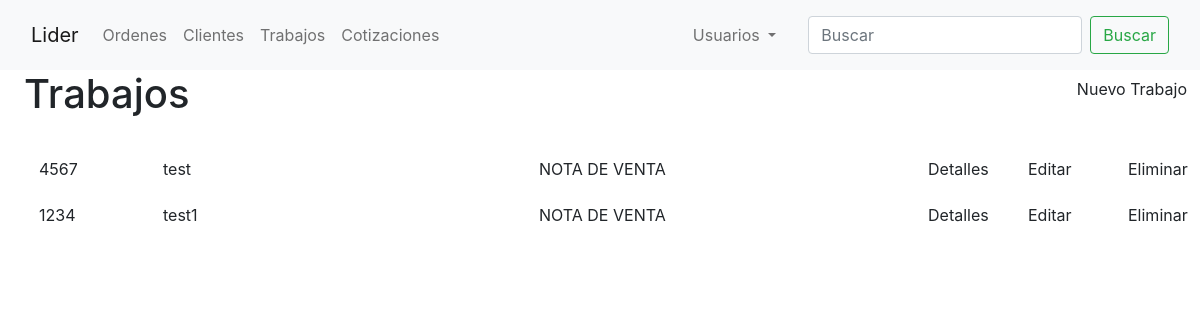
Page /trabajos/ on the earlier database version.
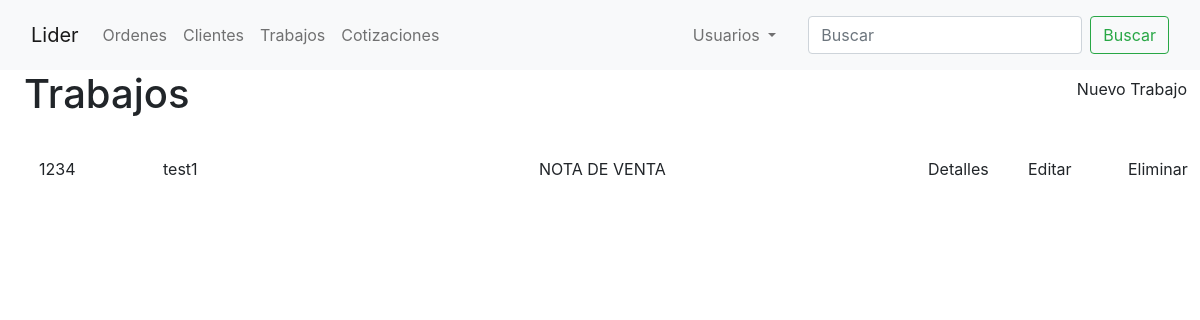
Same page on the later database version.
### orders/models.py (models this page shows, shortened)
class Lider(models.Model):
    lider_id = models.CharField('Numero de Lider', max_length=4,
                                validators=[RegexValidator(r'^\d{1,10}$')], primary_key=True)
    doc_description = models.CharField(verbose_name='Descripcion del documento',
                                       max_length=250, default='NOTA DE VENTA')
    customer = models.ForeignKey(Customer, on_delete=models.CASCADE, default='')
    doc_inks = models.CharField(max_length=14, choices=[('negra', 'NEGRA'),
                                                        ('reflex', 'AZUL REFLEX'),
                                                        ('rojo032', 'ROJO 032CV'),
                                                        ('naranjaDirecto', 'NARANJA DIRECTO')
                                                        ],
                                default='reflex')

class Customer(models.Model):
    name_company = models.CharField(verbose_name='Nombre/Empresa', max_length=50)
    email = models.EmailField(verbose_name='Correo', null=True)
    phone_number = models.CharField(verbose_name='Telefono', max_length=10, validators=[RegexValidator(r'^\d{1,10}$')])
    address = models.CharField(verbose_name='Domicilio', max_length=100, null=True)
    shipping = models.BooleanField(verbose_name='Entrega a domicilio')
    def __str__(self):
        return self.name_company

### lider/views.py (the view)
# urls.py: path('', LiderView.as_view(), name='lider'),
class LiderView(ListView):
    model = Lider
    template_name = 'lider/lider.html'
    ordering = ['-lider_id']
    paginate_by = 2

### templates/lider/lider.html (shortened to what this page needs)
{% extends 'orders/base.html' %}
{% block content %}
        <div class="row mb-4">
        <div class="col ms-4">
        <h1>Trabajos</h1>
        </div>
        <div class="col-auto">
                <h4><a class="btn" href="{% url 'lider-create' %}">Nuevo Trabajo</a></h4>
        </div>
    </div>
    {% for trabajo in object_list %}
        <div class="row mb-2 mx-auto">
            <a class="col-1 mx-4 my-auto link-dark" href="{% url 'lider-detail' trabajo.lider_id %}">{{ trabajo.lider_id}}</a>
            <a class="col mx-auto my-auto link-dark" href="{% url 'customer-detail' trabajo.customer.id %}">{{trabajo.customer}}</a>
            <div class="col my-auto mx-auto">{{trabajo.doc_description}}</div>
            <div class="col-1"> <a href="{% url 'lider-detail' trabajo.lider_id %}" class="btn">Detalles</a></div>
            <div class="col-1"> <a href="{% url 'lider-update' trabajo.lider_id %}" class="btn">Editar</a></div>
            <div class="col-1"> <a href="{% url 'lider-delete' trabajo.lider_id %}" class="btn">Eliminar</a></div>
        </div>
    {% endfor %}
{% endblock content%}

Differences in the rows shown:
removed Lider: lider_id "4567", customer "test", doc_description "NOTA DE VENTA"
